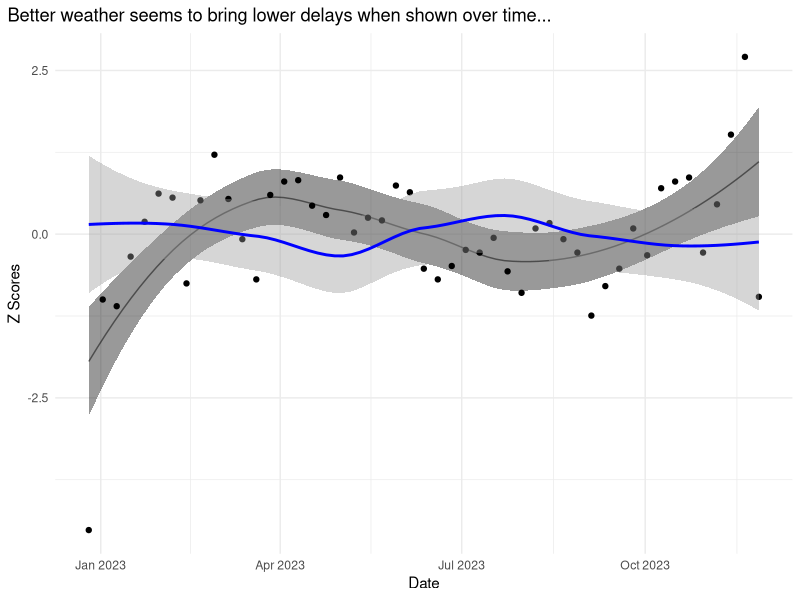
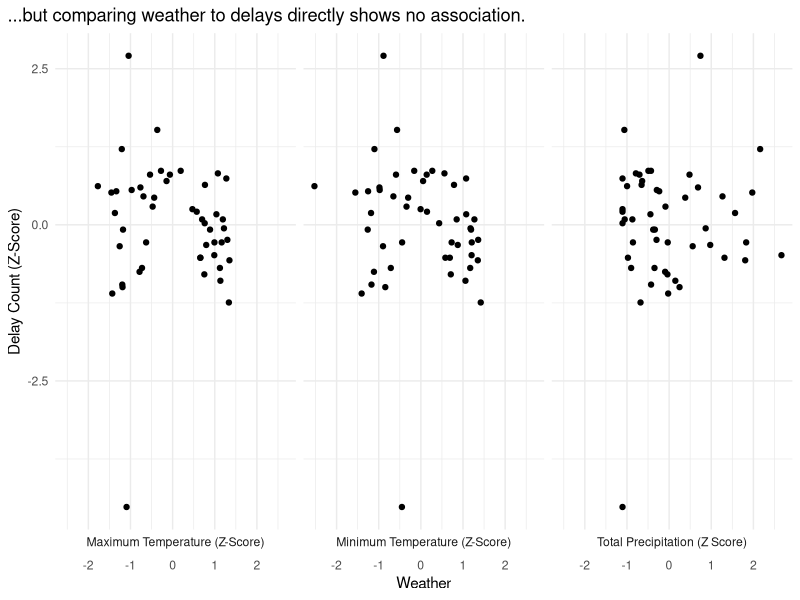
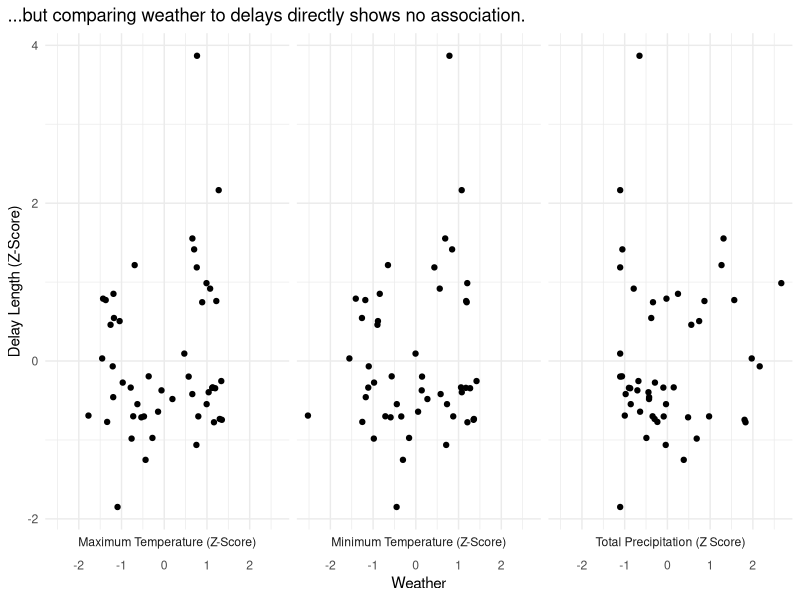

Recreate these plots in R, in order.
## ---- chunk 1
# Import Tidyverse
library(tidyverse)

# Make plot large enough to show in video
options(repr.plot.width = 16, repr.plot.height = 9)

# Read in data and take Z-scores
data = read_csv("data/final-analysis.csv") %>%
  rename(delay_count = "count") %>%
  mutate(
    min_temp_z_score = scale(mean_temperature_min),
    max_temp_z_score = scale(mean_temperature_max),
    delay_minutes_z_score = scale(mean_delay_minutes),
    delay_count_z_score = scale(delay_count),
    precipitation_z_score = scale(mean_precipitation_total)
  )

# Plot 1: time-based
data %>% ggplot(aes(x = timestamp, )) +
  theme_minimal() +
  geom_point(aes(y = delay_count_z_score), color = "black") +
  geom_line(
    stat = "smooth",
    aes(y = delay_count_z_score),
    color = "black",
    alpha = 0.5
  ) +
  geom_smooth(aes(y = delay_count_z_score),
              fill = "black",
              color = NA) +
  geom_smooth(aes(y = precipitation_z_score), color = "blue") +
  theme(plot.title.position = "plot") +
  labs(x = "Date", y = "Z Scores", title = "Better weather seems to bring lower delays when shown over time...")

# Plot 2: Weather vs delay count
data %>% pivot_longer(c(precipitation_z_score, min_temp_z_score, max_temp_z_score)) %>%
  mutate(name = (
    c(
      precipitation_z_score = "Total Precipitation (Z Score)",
      max_temp_z_score = "Maximum Temperature (Z-Score)",
      min_temp_z_score = "Minimum Temperature (Z-Score)"
    )
  )[name]) %>%
  ggplot(aes(x = value, y = delay_count_z_score)) +
  theme_minimal() +
  facet_wrap(name ~ .,  strip.position = "bottom") +
  geom_point() +
  theme(plot.title.position = "plot") +
  labs(x = "Weather", y = "Delay Count (Z-Score)", title =
         "...but comparing weather to delays directly shows no association.")

# Plot 3: Weather vs delay length
data %>% pivot_longer(c(precipitation_z_score, min_temp_z_score, max_temp_z_score)) %>%
  mutate(name = (
    c(
      precipitation_z_score = "Total Precipitation (Z Score)",
      max_temp_z_score = "Maximum Temperature (Z-Score)",
      min_temp_z_score = "Minimum Temperature (Z-Score)"
    )
  )[name]) %>%
  ggplot(aes(x = value, y = delay_minutes_z_score)) +
  theme_minimal() +
  facet_wrap(name ~ ., strip.position = "bottom") +
  geom_point() +
  theme(plot.title.position = "plot") +
  labs(x = "Weather", y = "Delay Length (Z-Score)", title = "...but comparing weather to delays directly shows no association.")
